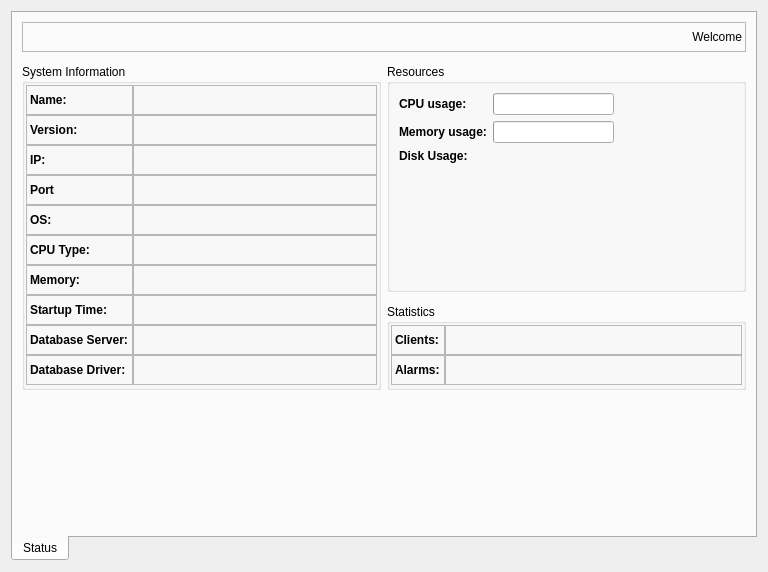
<?xml version="1.0" encoding="UTF-8"?>
<ui version="4.0">
 <class>ServerManagementWidget</class>
 <widget class="QWidget" name="ServerManagementWidget">
  <property name="geometry">
   <rect>
    <x>0</x>
    <y>0</y>
    <width>768</width>
    <height>572</height>
   </rect>
  </property>
  <property name="windowTitle">
   <string>Server</string>
  </property>
  <layout class="QVBoxLayout" name="mainLayout">
   <item>
    <widget class="QTabWidget" name="tabWidgetServer">
     <property name="tabPosition">
      <enum>QTabWidget::South</enum>
     </property>
     <property name="currentIndex">
      <number>0</number>
     </property>
     <widget class="QWidget" name="tabServerInfo">
      <property name="contextMenuPolicy">
       <enum>Qt::CustomContextMenu</enum>
      </property>
      <attribute name="title">
       <string>Status</string>
      </attribute>
      <layout class="QGridLayout" name="gridLayout_4">
       <property name="verticalSpacing">
        <number>12</number>
       </property>
       <item row="1" column="0" rowspan="3">
        <widget class="QGroupBox" name="groupBoxSystemInfo">
         <property name="sizePolicy">
          <sizepolicy hsizetype="Expanding" vsizetype="Preferred">
           <horstretch>0</horstretch>
           <verstretch>0</verstretch>
          </sizepolicy>
         </property>
         <property name="title">
          <string>System Information</string>
         </property>
         <layout class="QGridLayout" name="gridLayout_3">
          <property name="leftMargin">
           <number>1</number>
          </property>
          <property name="topMargin">
           <number>1</number>
          </property>
          <property name="rightMargin">
           <number>1</number>
          </property>
          <property name="bottomMargin">
           <number>2</number>
          </property>
          <property name="spacing">
           <number>0</number>
          </property>
          <item row="0" column="0">
           <widget class="QLabel" name="labelServerName0">
            <property name="minimumSize">
             <size>
              <width>0</width>
              <height>30</height>
             </size>
            </property>
            <property name="font">
             <font>
              <weight>75</weight>
              <bold>true</bold>
             </font>
            </property>
            <property name="frameShape">
             <enum>QFrame::StyledPanel</enum>
            </property>
            <property name="text">
             <string>Name:</string>
            </property>
           </widget>
          </item>
          <item row="0" column="1">
           <widget class="QLabel" name="labelServerName">
            <property name="sizePolicy">
             <sizepolicy hsizetype="Expanding" vsizetype="Preferred">
              <horstretch>0</horstretch>
              <verstretch>0</verstretch>
             </sizepolicy>
            </property>
            <property name="frameShape">
             <enum>QFrame::StyledPanel</enum>
            </property>
           </widget>
          </item>
          <item row="1" column="0">
           <widget class="QLabel" name="labelVersion0">
            <property name="minimumSize">
             <size>
              <width>0</width>
              <height>30</height>
             </size>
            </property>
            <property name="font">
             <font>
              <weight>75</weight>
              <bold>true</bold>
             </font>
            </property>
            <property name="frameShape">
             <enum>QFrame::StyledPanel</enum>
            </property>
            <property name="text">
             <string>Version:</string>
            </property>
           </widget>
          </item>
          <item row="1" column="1">
           <widget class="QLabel" name="labelVersion">
            <property name="frameShape">
             <enum>QFrame::StyledPanel</enum>
            </property>
           </widget>
          </item>
          <item row="2" column="0">
           <widget class="QLabel" name="labelServerIP0">
            <property name="minimumSize">
             <size>
              <width>0</width>
              <height>30</height>
             </size>
            </property>
            <property name="font">
             <font>
              <weight>75</weight>
              <bold>true</bold>
             </font>
            </property>
            <property name="frameShape">
             <enum>QFrame::StyledPanel</enum>
            </property>
            <property name="text">
             <string>IP:</string>
            </property>
           </widget>
          </item>
          <item row="2" column="1">
           <widget class="QLabel" name="labelServerIP">
            <property name="frameShape">
             <enum>QFrame::StyledPanel</enum>
            </property>
           </widget>
          </item>
          <item row="3" column="0">
           <widget class="QLabel" name="labelServerPort0">
            <property name="minimumSize">
             <size>
              <width>0</width>
              <height>30</height>
             </size>
            </property>
            <property name="font">
             <font>
              <weight>75</weight>
              <bold>true</bold>
             </font>
            </property>
            <property name="frameShape">
             <enum>QFrame::StyledPanel</enum>
            </property>
            <property name="text">
             <string>Port</string>
            </property>
           </widget>
          </item>
          <item row="3" column="1">
           <widget class="QLabel" name="labelServerPort">
            <property name="frameShape">
             <enum>QFrame::StyledPanel</enum>
            </property>
           </widget>
          </item>
          <item row="4" column="0">
           <widget class="QLabel" name="labelOS0">
            <property name="minimumSize">
             <size>
              <width>0</width>
              <height>30</height>
             </size>
            </property>
            <property name="font">
             <font>
              <weight>75</weight>
              <bold>true</bold>
             </font>
            </property>
            <property name="frameShape">
             <enum>QFrame::StyledPanel</enum>
            </property>
            <property name="text">
             <string>OS:</string>
            </property>
           </widget>
          </item>
          <item row="4" column="1">
           <widget class="QLabel" name="labelOS">
            <property name="frameShape">
             <enum>QFrame::StyledPanel</enum>
            </property>
            <property name="wordWrap">
             <bool>true</bool>
            </property>
           </widget>
          </item>
          <item row="5" column="0">
           <widget class="QLabel" name="labelCPUType0">
            <property name="minimumSize">
             <size>
              <width>0</width>
              <height>30</height>
             </size>
            </property>
            <property name="font">
             <font>
              <weight>75</weight>
              <bold>true</bold>
             </font>
            </property>
            <property name="frameShape">
             <enum>QFrame::StyledPanel</enum>
            </property>
            <property name="text">
             <string>CPU Type:</string>
            </property>
           </widget>
          </item>
          <item row="5" column="1">
           <widget class="QLabel" name="labelCPUType">
            <property name="frameShape">
             <enum>QFrame::StyledPanel</enum>
            </property>
            <property name="wordWrap">
             <bool>true</bool>
            </property>
           </widget>
          </item>
          <item row="6" column="0">
           <widget class="QLabel" name="labelMemory0">
            <property name="minimumSize">
             <size>
              <width>0</width>
              <height>30</height>
             </size>
            </property>
            <property name="font">
             <font>
              <weight>75</weight>
              <bold>true</bold>
             </font>
            </property>
            <property name="frameShape">
             <enum>QFrame::StyledPanel</enum>
            </property>
            <property name="text">
             <string>Memory:</string>
            </property>
           </widget>
          </item>
          <item row="6" column="1">
           <widget class="QLabel" name="labelMemory">
            <property name="frameShape">
             <enum>QFrame::StyledPanel</enum>
            </property>
           </widget>
          </item>
          <item row="7" column="0">
           <widget class="QLabel" name="labelStartupTime0">
            <property name="minimumSize">
             <size>
              <width>0</width>
              <height>30</height>
             </size>
            </property>
            <property name="font">
             <font>
              <weight>75</weight>
              <bold>true</bold>
             </font>
            </property>
            <property name="frameShape">
             <enum>QFrame::StyledPanel</enum>
            </property>
            <property name="text">
             <string>Startup Time:</string>
            </property>
           </widget>
          </item>
          <item row="7" column="1">
           <widget class="QLabel" name="labelStartupTime">
            <property name="frameShape">
             <enum>QFrame::StyledPanel</enum>
            </property>
           </widget>
          </item>
          <item row="8" column="0">
           <widget class="QLabel" name="labelDatabaseServerIP0">
            <property name="minimumSize">
             <size>
              <width>0</width>
              <height>30</height>
             </size>
            </property>
            <property name="font">
             <font>
              <weight>75</weight>
              <bold>true</bold>
             </font>
            </property>
            <property name="frameShape">
             <enum>QFrame::StyledPanel</enum>
            </property>
            <property name="text">
             <string>Database Server:</string>
            </property>
           </widget>
          </item>
          <item row="8" column="1">
           <widget class="QLabel" name="labelDatabaseServerIP">
            <property name="frameShape">
             <enum>QFrame::StyledPanel</enum>
            </property>
           </widget>
          </item>
          <item row="9" column="0">
           <widget class="QLabel" name="labelDatabaseDriver0">
            <property name="minimumSize">
             <size>
              <width>0</width>
              <height>30</height>
             </size>
            </property>
            <property name="font">
             <font>
              <weight>75</weight>
              <bold>true</bold>
             </font>
            </property>
            <property name="frameShape">
             <enum>QFrame::StyledPanel</enum>
            </property>
            <property name="text">
             <string>Database Driver:</string>
            </property>
           </widget>
          </item>
          <item row="9" column="1">
           <widget class="QLabel" name="labelDatabaseDriver">
            <property name="frameShape">
             <enum>QFrame::StyledPanel</enum>
            </property>
           </widget>
          </item>
         </layout>
        </widget>
       </item>
       <item row="1" column="1">
        <widget class="QGroupBox" name="groupBoxResources">
         <property name="sizePolicy">
          <sizepolicy hsizetype="Expanding" vsizetype="Preferred">
           <horstretch>0</horstretch>
           <verstretch>0</verstretch>
          </sizepolicy>
         </property>
         <property name="title">
          <string>Resources</string>
         </property>
         <layout class="QGridLayout" name="gridLayout">
          <item row="0" column="0">
           <widget class="QLabel" name="labelCPUUsage">
            <property name="font">
             <font>
              <weight>75</weight>
              <bold>true</bold>
             </font>
            </property>
            <property name="text">
             <string>CPU usage:</string>
            </property>
           </widget>
          </item>
          <item row="0" column="1">
           <layout class="QHBoxLayout" name="horizontalLayout_2">
            <item>
             <widget class="QProgressBar" name="progressBarCPUUsage"/>
            </item>
            <item>
             <spacer name="horizontalSpacer_2">
              <property name="orientation">
               <enum>Qt::Horizontal</enum>
              </property>
              <property name="sizeHint" stdset="0">
               <size>
                <width>40</width>
                <height>20</height>
               </size>
              </property>
             </spacer>
            </item>
           </layout>
          </item>
          <item row="1" column="0">
           <widget class="QLabel" name="labelMemoryUsage">
            <property name="font">
             <font>
              <weight>75</weight>
              <bold>true</bold>
             </font>
            </property>
            <property name="text">
             <string>Memory usage:</string>
            </property>
           </widget>
          </item>
          <item row="1" column="1">
           <layout class="QHBoxLayout" name="horizontalLayout_3">
            <item>
             <widget class="QProgressBar" name="progressBarMemoryUsage"/>
            </item>
            <item>
             <spacer name="horizontalSpacer_3">
              <property name="orientation">
               <enum>Qt::Horizontal</enum>
              </property>
              <property name="sizeHint" stdset="0">
               <size>
                <width>40</width>
                <height>20</height>
               </size>
              </property>
             </spacer>
            </item>
           </layout>
          </item>
          <item row="2" column="0">
           <widget class="QLabel" name="labelDiskUsage0">
            <property name="font">
             <font>
              <weight>75</weight>
              <bold>true</bold>
             </font>
            </property>
            <property name="text">
             <string>Disk Usage:</string>
            </property>
           </widget>
          </item>
          <item row="3" column="0" colspan="2">
           <widget class="QLabel" name="labelDiskUsage">
            <property name="sizePolicy">
             <sizepolicy hsizetype="Expanding" vsizetype="Expanding">
              <horstretch>0</horstretch>
              <verstretch>0</verstretch>
             </sizepolicy>
            </property>
           </widget>
          </item>
         </layout>
        </widget>
       </item>
       <item row="2" column="1">
        <widget class="QGroupBox" name="groupBoxStatistics">
         <property name="title">
          <string>Statistics</string>
         </property>
         <layout class="QGridLayout" name="gridLayout_2">
          <property name="leftMargin">
           <number>1</number>
          </property>
          <property name="topMargin">
           <number>1</number>
          </property>
          <property name="rightMargin">
           <number>1</number>
          </property>
          <property name="bottomMargin">
           <number>2</number>
          </property>
          <property name="spacing">
           <number>0</number>
          </property>
          <item row="1" column="0">
           <widget class="QLabel" name="label_7">
            <property name="minimumSize">
             <size>
              <width>0</width>
              <height>30</height>
             </size>
            </property>
            <property name="font">
             <font>
              <weight>75</weight>
              <bold>true</bold>
             </font>
            </property>
            <property name="frameShape">
             <enum>QFrame::StyledPanel</enum>
            </property>
            <property name="text">
             <string>Clients:</string>
            </property>
           </widget>
          </item>
          <item row="1" column="1">
           <widget class="QLabel" name="labelClients">
            <property name="sizePolicy">
             <sizepolicy hsizetype="Expanding" vsizetype="Preferred">
              <horstretch>0</horstretch>
              <verstretch>0</verstretch>
             </sizepolicy>
            </property>
            <property name="frameShape">
             <enum>QFrame::StyledPanel</enum>
            </property>
            <property name="text">
             <string/>
            </property>
           </widget>
          </item>
          <item row="2" column="0">
           <widget class="QLabel" name="labelAlarms0">
            <property name="minimumSize">
             <size>
              <width>0</width>
              <height>30</height>
             </size>
            </property>
            <property name="font">
             <font>
              <weight>75</weight>
              <bold>true</bold>
             </font>
            </property>
            <property name="frameShape">
             <enum>QFrame::StyledPanel</enum>
            </property>
            <property name="text">
             <string>Alarms:</string>
            </property>
           </widget>
          </item>
          <item row="2" column="1">
           <widget class="QLabel" name="labelAlarms">
            <property name="sizePolicy">
             <sizepolicy hsizetype="Expanding" vsizetype="Preferred">
              <horstretch>0</horstretch>
              <verstretch>0</verstretch>
             </sizepolicy>
            </property>
            <property name="frameShape">
             <enum>QFrame::StyledPanel</enum>
            </property>
            <property name="text">
             <string/>
            </property>
           </widget>
          </item>
         </layout>
        </widget>
       </item>
       <item row="4" column="0">
        <spacer name="verticalSpacer">
         <property name="orientation">
          <enum>Qt::Vertical</enum>
         </property>
         <property name="sizeHint" stdset="0">
          <size>
           <width>20</width>
           <height>162</height>
          </size>
         </property>
        </spacer>
       </item>
       <item row="3" column="1" rowspan="2">
        <spacer name="verticalSpacer_2">
         <property name="orientation">
          <enum>Qt::Vertical</enum>
         </property>
         <property name="sizeHint" stdset="0">
          <size>
           <width>20</width>
           <height>40</height>
          </size>
         </property>
        </spacer>
       </item>
       <item row="0" column="0" colspan="2">
        <widget class="QLabel" name="labelTop">
         <property name="sizePolicy">
          <sizepolicy hsizetype="Expanding" vsizetype="Preferred">
           <horstretch>0</horstretch>
           <verstretch>0</verstretch>
          </sizepolicy>
         </property>
         <property name="minimumSize">
          <size>
           <width>0</width>
           <height>30</height>
          </size>
         </property>
         <property name="frameShape">
          <enum>QFrame::StyledPanel</enum>
         </property>
         <property name="text">
          <string>Welcome</string>
         </property>
         <property name="alignment">
          <set>Qt::AlignRight|Qt::AlignTrailing|Qt::AlignVCenter</set>
         </property>
        </widget>
       </item>
      </layout>
     </widget>
    </widget>
   </item>
  </layout>
  <action name="actionAdministrators">
   <property name="icon">
    <iconset resource="../controlcenter.qrc">
     <normaloff>:/icon/resources/images/users.png</normaloff>:/icon/resources/images/users.png</iconset>
   </property>
   <property name="text">
    <string>Administrators</string>
   </property>
  </action>
  <action name="actionAlarms">
   <property name="icon">
    <iconset resource="../controlcenter.qrc">
     <normaloff>:/icon/resources/images/important.png</normaloff>:/icon/resources/images/important.png</iconset>
   </property>
   <property name="text">
    <string>Alarms</string>
   </property>
  </action>
  <action name="actionLogin">
   <property name="icon">
    <iconset resource="../controlcenter.qrc">
     <normaloff>:/icon/resources/images/password.png</normaloff>:/icon/resources/images/password.png</iconset>
   </property>
   <property name="text">
    <string>Login</string>
   </property>
  </action>
 </widget>
 <resources>
  <include location="../controlcenter.qrc"/>
 </resources>
 <connections/>
</ui>
